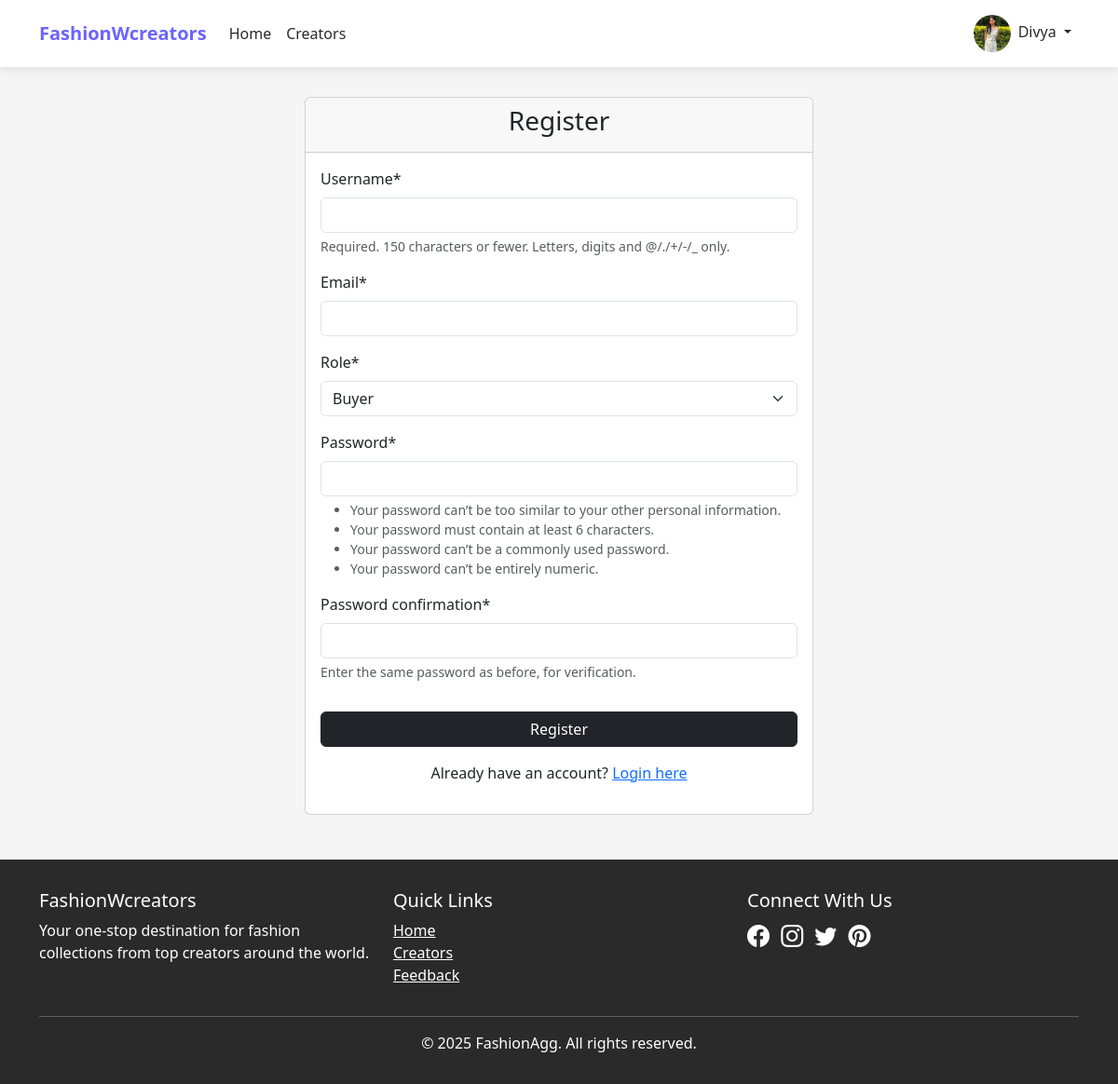
Page /register/ (signed in) on the committed database.
### aggregator/models.py (models this page shows, shortened)
class User(AbstractUser):
    CREATOR = 'creator'
    BUYER = 'buyer'
    ROLE_CHOICES = [
        (CREATOR, 'Creator'),
        (BUYER, 'Buyer'),
    ]
    role = models.CharField(max_length=10, choices=ROLE_CHOICES, default=BUYER)
    bio = models.TextField(blank=True)
    website = models.URLField(blank=True)
    profile_pic = models.ImageField(upload_to='profile_pics', blank=True)
    class Meta:
        app_label = 'aggregator'

### aggregator/views.py (the view)
# urls.py: path('register/', views.register, name='register'),
def register(request):
    if request.method == 'POST':
        form = CustomUserCreationForm(request.POST)
        if form.is_valid():
            user = form.save()
            login(request, user)
            messages.success(request, 'Registration successful!')
            return redirect('home')
        else:
            messages.error(request, 'Please correct the error below.')
    else:
        form = CustomUserCreationForm()
    return render(request, 'aggregator/register.html', {'form': form})

### aggregator/forms.py (shortened to what this page needs)
class CustomUserCreationForm(UserCreationForm):
    email = forms.EmailField(required=True)
    role = forms.ChoiceField(choices=User.ROLE_CHOICES, initial=User.BUYER)
    class Meta:
        model = User
        fields = ("username", "email", "role", "password1", "password2")

### aggregator/templates/aggregator/register.html (shortened to what this page needs)
{% extends 'base.html' %}
{% load crispy_forms_tags %}
{% block content %}
<div class="container my-5">
    <div class="row justify-content-center">
        <div class="col-md-6">
            <div class="card">
                <div class="card-header">
                    <h3 class="text-center">Register</h3>
                </div>
                <div class="card-body">
                    <form method="POST">
                        {{ form|crispy }}
                        <button type="submit" class="btn btn-dark w-100 mt-3">Register</button>
                    </form>
                    <div class="mt-3 text-center">
                        <p>Already have an account? <a href="{% url 'login' %}">Login here</a></p>
                    </div>
                </div>
            </div>
        </div>
    </div>
</div>
{% endblock %}

### templates/base.html (shortened to what this page needs)
<!DOCTYPE html>
<html lang="en">
<head>
    <link href="https://cdn.jsdelivr.net/npm/bootstrap@5.3.0/dist/css/bootstrap.min.css" rel="stylesheet">
    <link rel="stylesheet" href="https://cdn.jsdelivr.net/npm/bootstrap-icons@1.10.0/font/bootstrap-icons.css">
</head>
<body>
    <nav class="navbar navbar-expand-lg navbar-light fixed-top">
        <div class="container">
            <a class="navbar-brand" href="{% url 'home' %}">FashionWcreators</a>
            <div class="collapse navbar-collapse" id="navbarNav">
                <ul class="navbar-nav me-auto">
                    <li class="nav-item">
                        <a class="nav-link" href="{% url 'home' %}">Home</a>
                    </li>
                    <li class="nav-item">
                        <a class="nav-link" href="{% url 'creator_list' %}">Creators</a>
                    </li>
                </ul>
                <ul class="navbar-nav">
                    {% if user.is_authenticated %}
                    <li class="nav-item dropdown">
                        <a class="nav-link dropdown-toggle" href="#" id="navbarDropdown" role="button" data-bs-toggle="dropdown" aria-expanded="false">
                            {% if user.profile_pic %}
                            <img src="{{ user.profile_pic.url }}" class="avatar me-1">
                            {% else %}
                            <i class="bi bi-person-circle me-1"></i>
                            {% endif %}
                            {{ user.username }}
                        </a>
                    </li>
                    {% endif %}
                </ul>
            </div>
        </div>
    </nav>
    <main>
        {% block content %}{% endblock %}
    </main>
    <footer class="mt-5">
        <div class="container">
            <div class="row">
                <div class="col-md-4">
                    <h5>FashionWcreators</h5>
                    <p>Your one-stop destination for fashion collections from top creators around the world.</p>
                </div>
                <div class="col-md-4">
                    <h5>Quick Links</h5>
                    <ul class="list-unstyled">
                        <li><a href="{% url 'home' %}" class="text-white">Home</a></li>
                        <li><a href="{% url 'creator_list' %}" class="text-white">Creators</a></li>
                        <li><a href="{% url 'feedback' %}" class="text-white">Feedback</a></li>
                    </ul>
                </div>
                <div class="col-md-4">
                    <h5>Connect With Us</h5>
                    <a href="#" class="text-white me-2"><i class="bi bi-facebook" style="font-size: 1.5rem;"></i></a>
                    <a href="#" class="text-white me-2"><i class="bi bi-instagram" style="font-size: 1.5rem;"></i></a>
                    <a href="#" class="text-white me-2"><i class="bi bi-twitter" style="font-size: 1.5rem;"></i></a>
                    <a href="#" class="text-white"><i class="bi bi-pinterest" style="font-size: 1.5rem;"></i></a>
                </div>
            </div>
            <hr class="bg-light">
            <div class="text-center">
                <p class="mb-0">&copy; {% now "Y" %} FashionAgg. All rights reserved.</p>
            </div>
        </div>
    </footer>
</body>
</html>

### templates/base.html (style rules this page uses)
:root { --primary-color: #6c63ff; --dark-color: #2a2a2a; --light-color: #f8f9fa; }
body { font-family: 'Segoe UI', Tahoma, Geneva, Verdana, sans-serif; padding-top: 56px; background-color: #f5f5f5; }
.navbar { box-shadow: 0 2px 10px rgba(0, 0, 0, 0.1); background-color: white !important; }
.navbar-brand { font-weight: 700; color: var(--primary-color) !important; }
.nav-link { font-weight: 500; color: var(--dark-color) !important; }
footer { background-color: var(--dark-color); color: white; padding: 2rem 0; margin-top: 3rem; }
.avatar { width: 40px; height: 40px; border-radius: 50%; object-fit: cover; }

### rows in the picture
User: profile_pic (picture), username "Divya"
